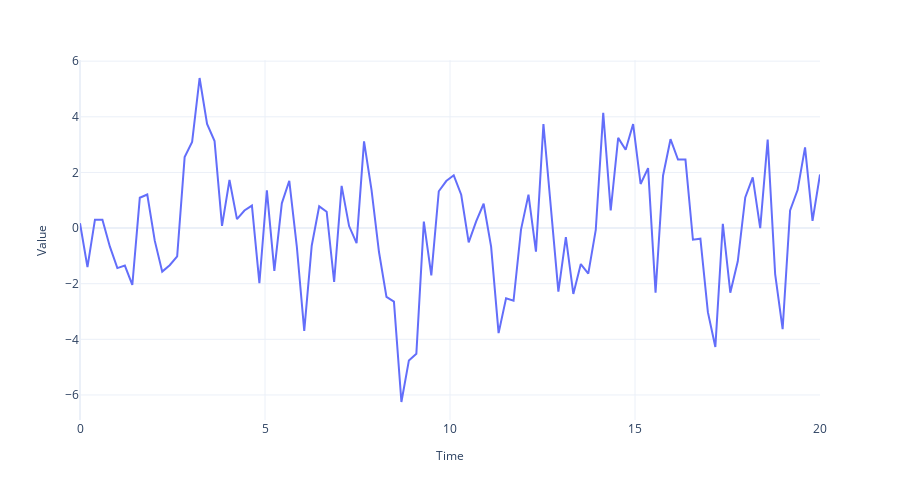

The notebook cell this image was saved under:
### Code cell
fig = plot_time_series(regular_time_samples, 
                 timeseries_, 
                 "")
fig.write_image("imgs/chapter_1/mix_n_match.png")
fig.show()
